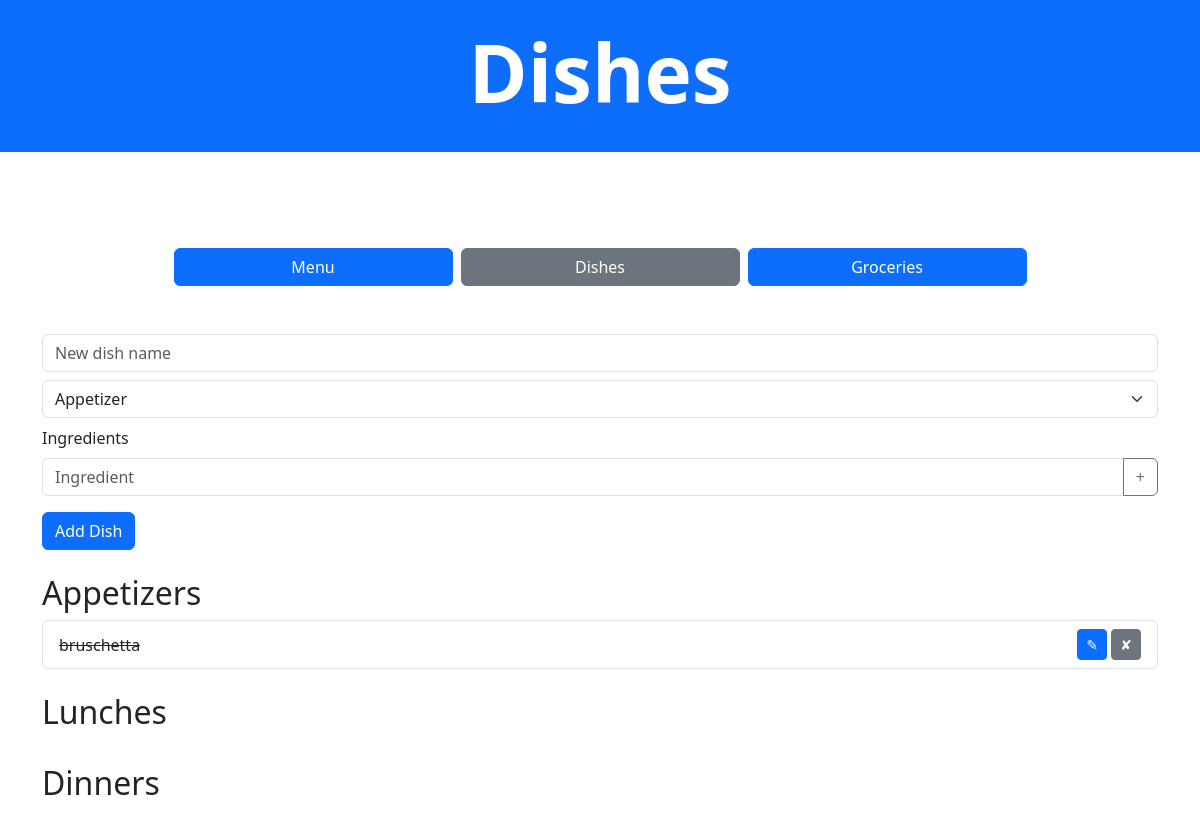
The page /dishes on the database as committed earlier.
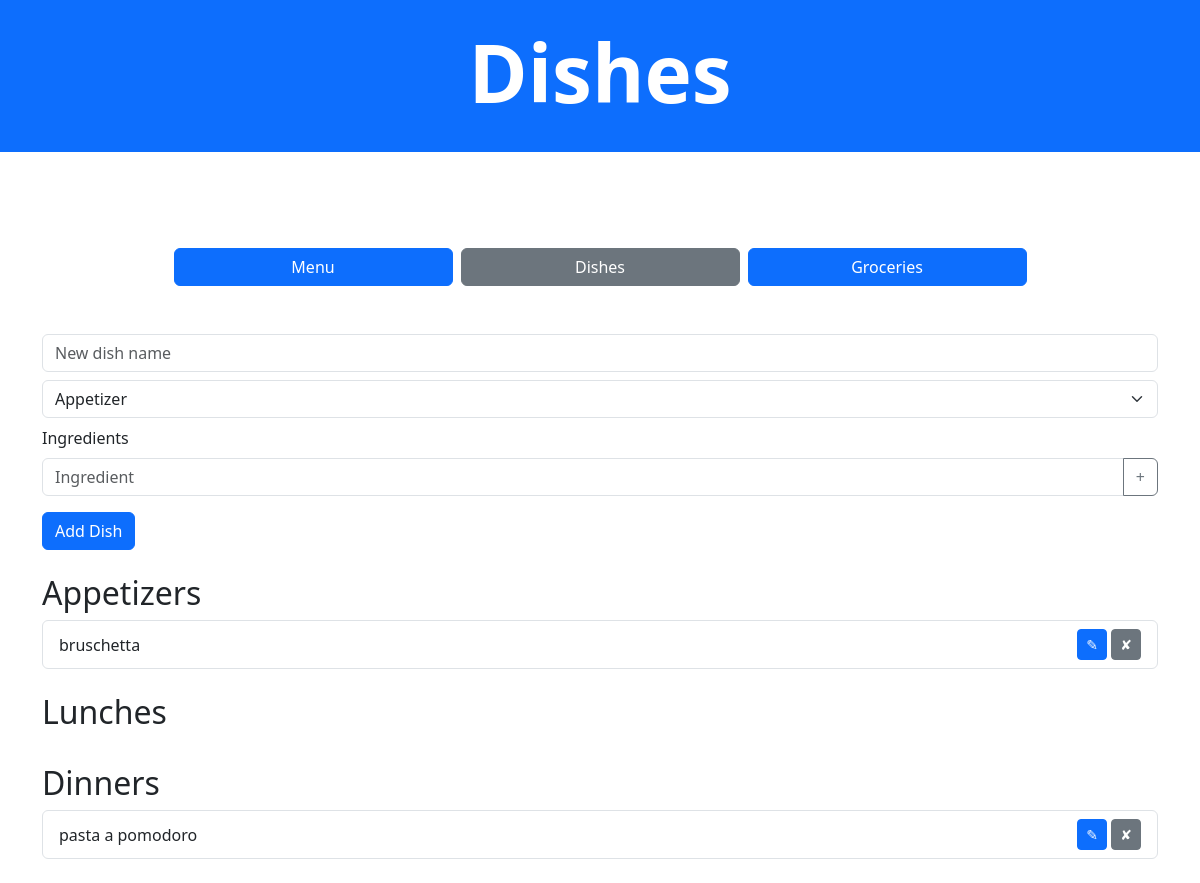
The same page on the database as committed later.
### app.py (models this page shows)
class Dish(db.Model):
    id = db.Column(db.Integer, primary_key=True)
    name = db.Column(db.String(80), nullable=False)
    meal_type = db.Column(db.String(80), nullable=False)
    addToMenu = db.Column(db.Boolean, default=False)

### app.py (the view)
@app.route('/')
@app.route('/dishes')
def home():
    appetizers = Dish.query.filter_by(meal_type='appetizer').all()
    lunches = Dish.query.filter_by(meal_type='lunch').all()
    dinners = Dish.query.filter_by(meal_type='dinner').all()
    return render_template('index.html', appetizers=appetizers, lunches=lunches, dinners=dinners)

### templates/index.html (shortened to what this page needs)
<!DOCTYPE html>
<html lang="en">
<head>
    <link rel="stylesheet" type="text/css" href="{{ url_for('static', filename='styles.css') }}">
    <link href="https://cdn.jsdelivr.net/npm/bootstrap@5.3.3/dist/css/bootstrap.min.css" rel="stylesheet">
</head>
<body>
    <header class="bg-primary text-white py-4">
        <div class="container-fluid text-center">
            <h1 class="display-1 fw-bold">Dishes</h1>
        </div>
    </header>
    <div class="container mt-5 py-4">
        <div class="d-flex gap-2 justify-content-center mb-4 py-4">
            <button onclick ="location.href='{{ url_for('menu') }}'" class="btn btn-primary w-25">Menu</button>
            <button onclick ="location.href='{{ url_for('home') }}'" class="btn btn-secondary w-25">Dishes</button>
            <button onclick ="location.href='{{ url_for('ingredients') }}'" class="btn btn-primary w-25">Groceries</button>
        </div>
        <form action="/add" method="POST" class="mb-4">
            <input name="dish_name" class="form-control mb-2" placeholder="New dish name" required>
            <select name="meal_type" class="form-select mb-2" required>
                <option value="appetizer">Appetizer</option>
            </select>
            <div id="ingredients-container" class="mb-3">
                <label class="form-label">Ingredients</label>
                <div class="input-group mb-2">
                    <input type="text" name="ingredients" class="form-control" placeholder="Ingredient" required>
                    <button type="button" class="btn btn-outline-secondary" onclick="addIngredientField()">+</button>
                </div>
            </div>
            <button type="submit" class="btn btn-primary">Add Dish</button>
        </form>
        <h2>Appetizers</h2>
        <ul class="list-group mb-4">
            {% for dish in appetizers %}
                <li class="list-group-item d-flex justify-content-between align-items-center">
                    <span style="text-decoration: {{ 'line-through' if dish.addToMenu else 'none' }}">
                        {{ dish.name }}
                    </span>
                    <div>
                        <a href="/addToMenu/{{ dish.id }}" class="btn btn-primary btn-sm">✎</a>
                        <a href="/delete/{{ dish.id }}" class="btn btn-secondary btn-sm">✘</a>
                    </div>
                </li>
            {% endfor %}
        </ul>
        <h2>Lunches</h2>
        <h2>Dinners</h2>
        <ul class="list-group">
            {% for dish in dinners %}
                <li class="list-group-item d-flex justify-content-between align-items-center">
                    <span style="text-decoration: {{ 'line-through' if dish.addToMenu else 'none' }}">
                        {{ dish.name }}
                    </span>
                    <div>
                        <a href="/addToMenu/{{ dish.id }}" class="btn btn-primary btn-sm">✎</a>
                        <a href="/delete/{{ dish.id }}" class="btn btn-secondary btn-sm">✘</a>
                    </div>
                </li>
            {% endfor %}
        </ul>
    </div>
</body>
</html>

Rows that differ between the two databases and show on the page:
added Dish: name "pasta a pomodoro", shown under "Dinners"
